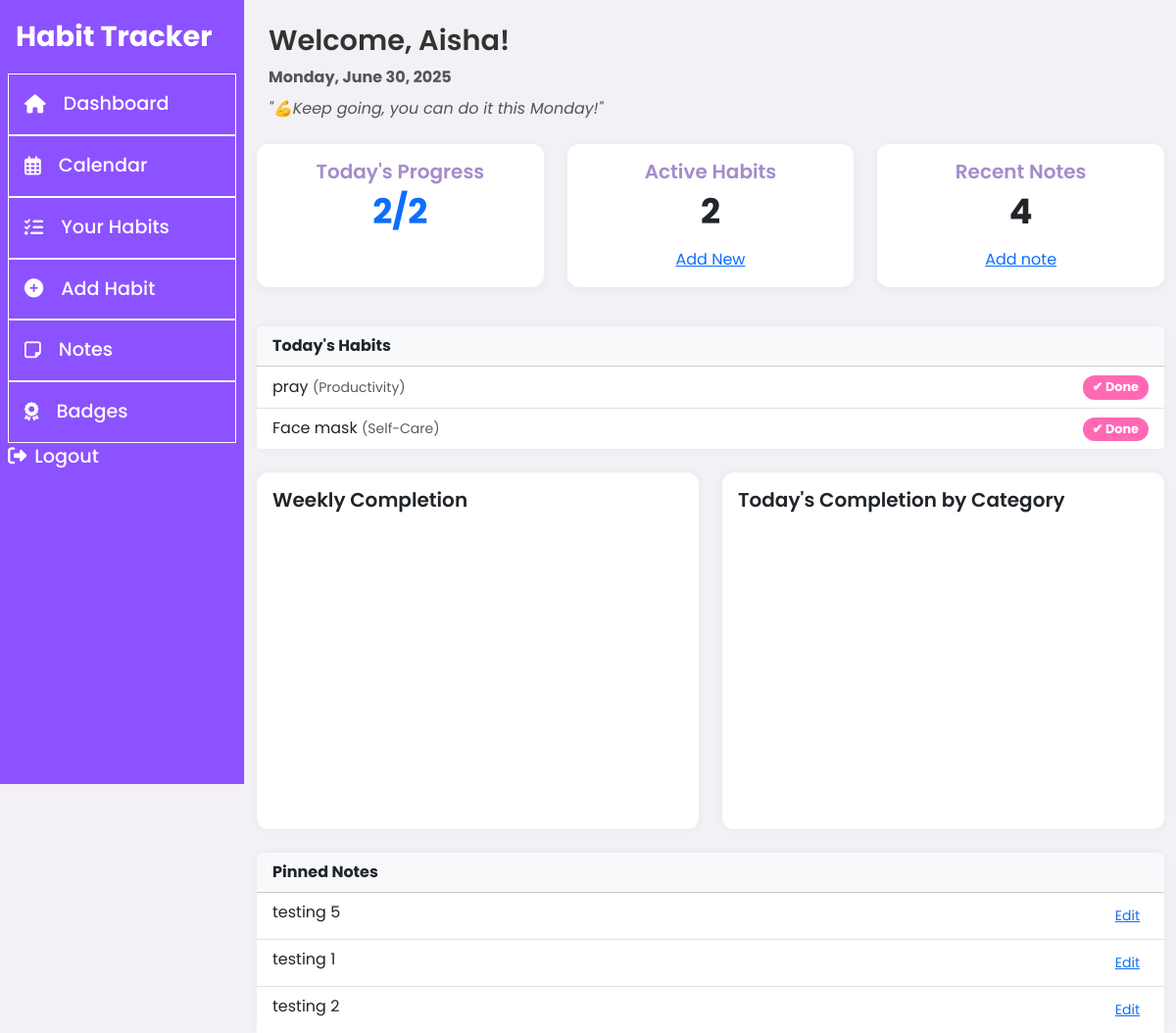
Page /habits/dashboard/ (signed in) on the committed database.
### habits/models.py (models this page shows, shortened)
class Habit(models.Model):
    CATEGORY_CHOICES = [
        ('health', 'Health/Fitness'),
        ('productivity', 'Productivity'),
        ('selfcare', 'Self-Care'),
        ('learning', 'Learning'),
        ('work', 'Work'),
        ('fun', 'Hobbies/Fun'),
    ]
    FREQUENCY_CHOICES = [
        ('daily', 'Daily'),
        ('weekly', 'Weekly'),
        ('custom', 'Custom'),
    ]
    user = models.ForeignKey(User, on_delete=models.CASCADE)
    name = models.CharField(max_length=100)  # e.g. "Drink water"
    description = models.TextField(blank=True)
    target = models.PositiveIntegerField(default=1)  # e.g. "8 glasses/day"
    frequency = models.CharField(max_length=20, choices=FREQUENCY_CHOICES, default='daily')
    category = models.CharField(max_length=50, choices=CATEGORY_CHOICES, blank=True)
    creation_date = models.DateTimeField(auto_now_add=True)
    is_template = models.BooleanField(default=False)  # For admin-curated templates
    created_by_admin = models.ForeignKey(
        User,
        on_delete=models.SET_NULL,
        null=True,
        blank=True,
        related_name='admin_habits'
    )

class Note(models.Model):
    user = models.ForeignKey(User, on_delete=models.CASCADE)
    title = models.CharField(max_length=100)
    content = models.TextField()
    is_pinned = models.BooleanField(default=False)
    updated_at = models.DateTimeField(auto_now=True)

### habits/views.py (the view)
# urls.py: path('dashboard/', dashboard, name='dashboard'),
@login_required
def dashboard(request):
    habits = Habit.objects.filter(user=request.user)
    today = date.today()
    completed_habit_ids = HabitCompletion.objects.filter(
        habit__user=request.user,
        date=today,
        completed=True
    ).values_list('habit_id', flat=True)
    for habit in habits:
        habit.status = "Done" if habit.id in completed_habit_ids else "Pending"
    start_of_week = today - timedelta(days=today.weekday())  # Monday
    week_dates = [start_of_week + timedelta(days=i) for i in range(7)]
    weekly_data = HabitCompletion.objects.filter(
        habit__user=request.user,
        date__range=[week_dates[0], week_dates[-1]],
        completed=True
    ).values('date').annotate(count=Count('id'))
    chart_labels = [d.strftime('%a') for d in week_dates]
    chart_data = [next((item['count'] for item in weekly_data if item['date'] == d), 0) for d in week_dates]
    category_data = HabitCompletion.objects.filter(
        habit__user=request.user,
        date=today,
        completed=True
    ).values('habit__category').annotate(count=Count('id'))
    category_labels = []
    category_counts = []
    category_map = dict(Habit.CATEGORY_CHOICES)
    for item in category_data:
        label = category_map.get(item['habit__category'], 'Uncategorised')
        category_labels.append(label)
        category_counts.append(item['count'])
    completed_today = len(completed_habit_ids)
    habit_count = habits.count()
    notes_count = Note.objects.filter(user=request.user).count()
    pinned_notes = Note.objects.filter(user=request.user, is_pinned=True).order_by('-updated_at')
    return render(request, 'habits/dashboard.html', {
        'habits': habits,
        'completed_today': completed_today,
        'habit_count': habit_count,
        'today': today,
        'chart_labels': json.dumps(chart_labels),
        'chart_data': json.dumps(chart_data),
        'category_labels': json.dumps(category_labels),
        'category_data': json.dumps(category_counts),
        'notes_count': notes_count,
        'pinned_notes': pinned_notes,
    })

### habits/templates/habits/dashboard.html (shortened to what this page needs)
{% extends 'habits/base.html' %}
{% block content %}
<div class="container mt-4 dashboard-header">
    <h2>Welcome, {{ user.first_name|default:user.username }}!</h2>
    <p><strong>{{ today|date:"l, F j, Y" }}</strong></p>
  <p><em>"💪Keep going, you can do it this {{ today|date:'l' }}!"</em></p>
</div>
<div class="row mt-4 dashboard-summary">
  <div class="col-12 col-sm-6 col-lg-4 mb-3">
    <div class="card text-center">
      <div class="card-body">
        <h5 class="card-title">Today's Progress</h5>
        <p class="display-6 text-primary">{{ completed_today }}/{{ habit_count }}</p>
      </div>
    </div>
  </div>
  <div class="col-12 col-sm-6 col-lg-4 mb-3">
    <div class="card text-center">
      <div class="card-body">
        <h5 class="card-title">Active Habits</h5>
        <p class="display-6 text-purple">{{ habit_count }}</p>
        <a href="{% url 'habits:habit_create' %}">Add New</a>
      </div>
    </div>
  </div>
  <div class="col-12 col-sm-6 col-lg-4 mb-3">
    <div class="card text-center">
      <div class="card-body">
        <h5 class="card-title">Recent Notes</h5>
        <p class="display-6 text-purple">{{ notes_count }}</p>
        <a href="{% url 'habits:add_note' %}">Add note</a>
      </div>
    </div>
  </div>
</div>
<div class="card mt-4">
  <div class="card-header bg-light">
    <strong>Today's Habits</strong>
  </div>
  <ul class="list-group list-group-flush">
    {% for habit in habits %}
      <li class="list-group-item d-flex justify-content-between align-items-center">
        <div>
          {{ habit.name }}
          {% if habit.get_category_display %}
            <small class="text-muted">({{ habit.get_category_display }})</small>
          {% endif %}
        </div>
        <div>
          {% if habit.status == "Done" %}
            <span class="badge text-white" style="background-color: hotpink;">✔ Done</span>
          {% else %}
            <span class="badge bg-secondary">Pending</span>
          {% endif %}
        </div>
    {% endfor %}
  </ul>
</div>
<div class="row mt-4">
    <div class="col-md-6">
      <div class="card p-3">
        <h5>Weekly Completion</h5>
        <div id="weekly-completion-chart" style="height: 300px;"></div>
      </div>
    </div>
    <div class="col-md-6">
      <div class="card p-3">
        <h5>Today's Completion by Category</h5>
        <div id="category-completion-chart" style="height: 300px;"></div>
      </div>
    </div>
  </div>
<div class="card mt-4">
  <div class="card-header bg-light">
    <strong>Pinned Notes</strong>
  </div>
  <div style="max-height: 250px; overflow-y: auto;">
    <ul class="list-group list-group-flush">
      {% for note in pinned_notes %}
        <li class="list-group-item">
          {{ note.content|truncatewords:12 }}
          <a href="{% url 'habits:edit_note' note.pk %}" class="btn btn-sm btn-link float-end">Edit</a>
        </li>
      {% empty %}
        <li class="list-group-item">No pinned notes yet.</li>
      {% endfor %}
    </ul>
  </div>
</div>
{% endblock %}

### habits/static/css/styles.css (style rules this page uses)
body { font-family: 'Poppins', sans-serif; background-color: #f3f1f5; color: #333; }
.card { border: none; border-radius: 12px; box-shadow: 0 0 10px rgba(0, 0, 0, 0.05); }
.card .card-title { color: #a38ccc; }
.card h5 { font-weight: 600; }
.dashboard-header h2 { font-size: 1.8rem; font-weight: 600; color: #333; }
.dashboard-header p { font-size: 1rem; color: #555; margin-bottom: 0.5rem; }
.dashboard-summary .card { border-radius: 12px; box-shadow: 0 2px 10px rgba(0, 0, 0, 0.05); height: 100%; }
.dashboard-summary .card-title { color: #a38ccc; }
.dashboard-summary .display-6 { font-size: 2.2rem; font-weight: bold; }
.card .list-group-item { font-size: 1rem; }
.badge { font-size: 0.8rem; padding: 6px 10px; border-radius: 12px; }

### rows in the picture
Habit: name "pray", category "Productivity", shows "✔ Done"
Habit: name "Face mask", category "Self-Care", shows "✔ Done"
Note: content "testing 5"
Note: content "testing 1"
Note: content "testing 2"

### other values in the picture
{{ user.first_name|default:user.username }} "Aisha"
{{ completed_today }} "2"
{{ habit_count }} "2"
{{ notes_count }} "4"
